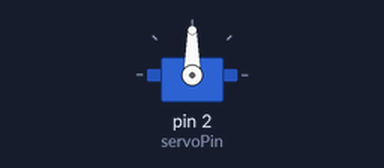
This sketch was run on a simulated Arduino Uno, built with avr-gcc and run on an emulated ATmega328P. On the bench: servo.

Above: at 0.05 s.
At 3.35 s:
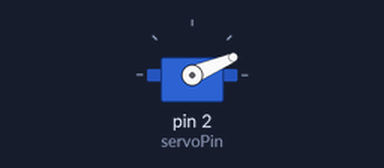
At 6.1 s:
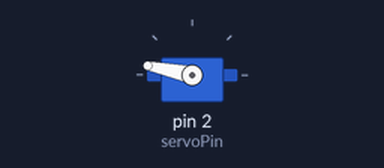
At 12.15 s:
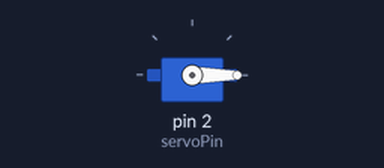
Timing chart, 0 to 15.8 s (numbered marks = the images above):
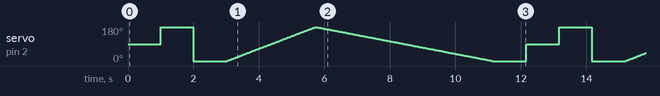

The sketch:

servo_simple.ino
```cpp
#include <Servo.h>

#define servoPin 2


Servo myServo;
int angle = 0;

void setup() {

  myServo.attach(servoPin);

}

void loop() {
  myServo.write(90);
  delay(1000);
  myServo.write(180);
  delay(1000);
  myServo.write(0);
  delay(1000);

  for(angle = 0; angle <= 180; angle += 1 ){
    myServo.write(angle);
    delay(15);
  }
  for(angle = 180; angle >= 0; angle -= 1 ){
    myServo.write(angle);
    delay(30);
  }
  delay(1000);
}
```

Measured:
- by itself, servo on pin 2 (servoPin): moves between 0° and 180°, repeating every 12.2 s
